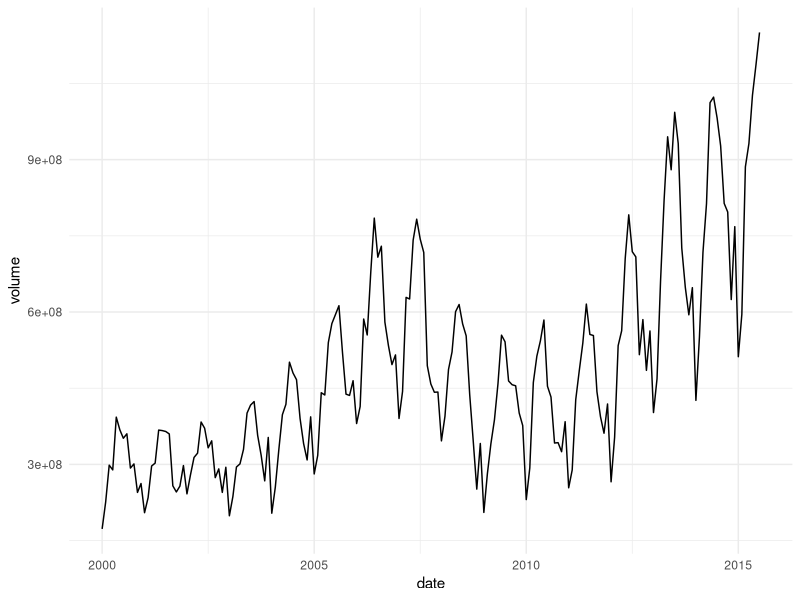
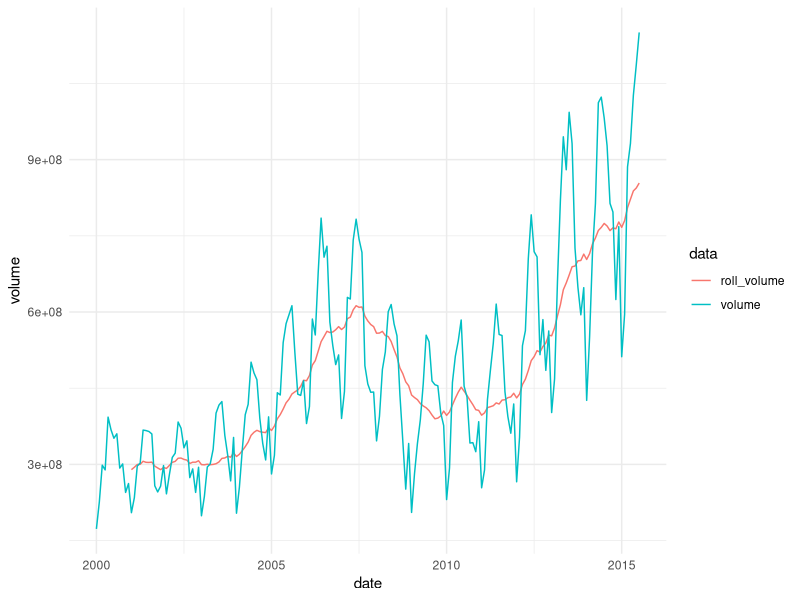
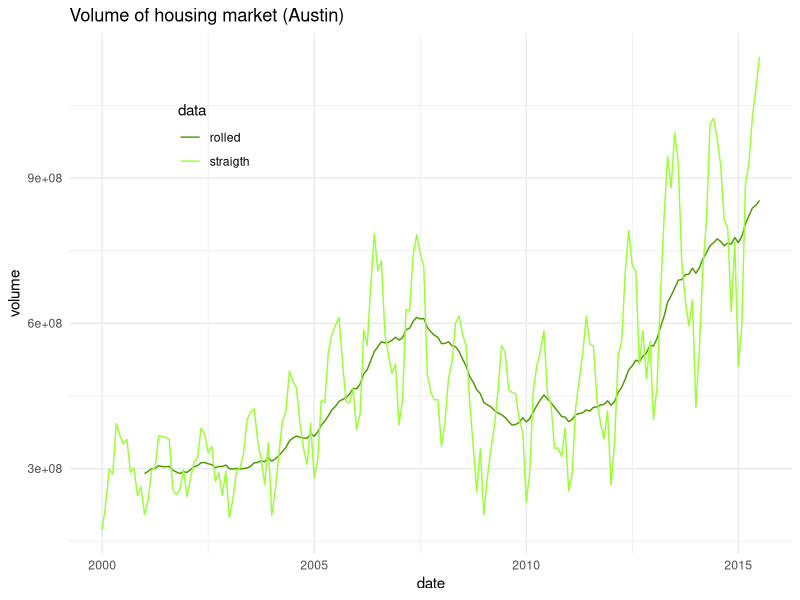
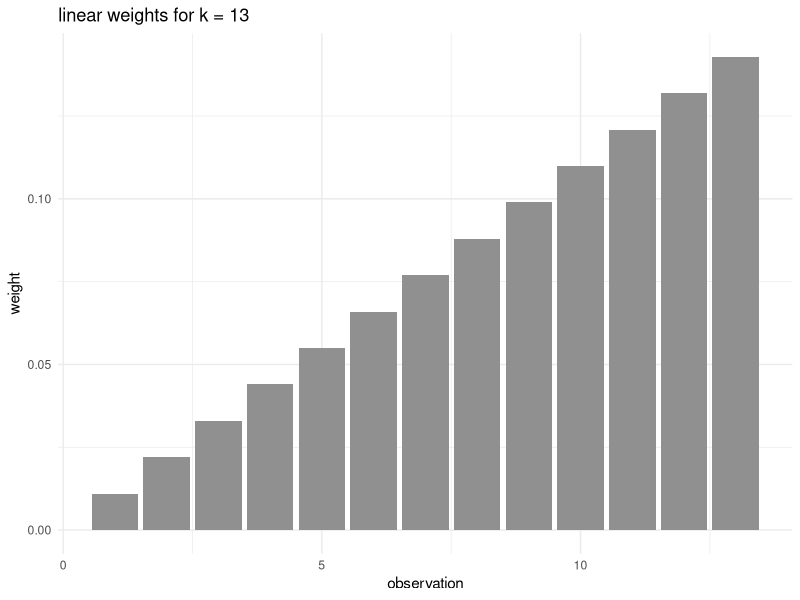
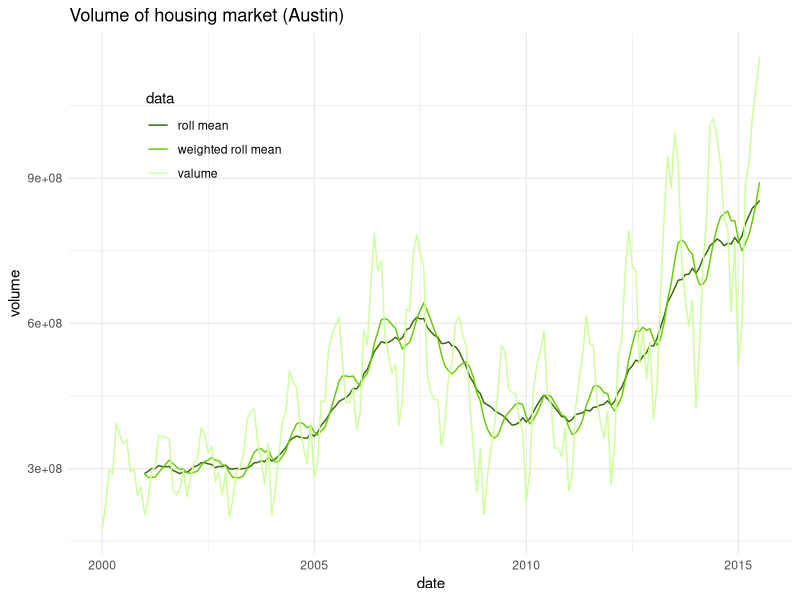

These figures' R source, in order:
## ---- chunk 1
knitr::opts_chunk$set(echo = TRUE, message = FALSE, warning = FALSE)
## ---- chunk 2
library(ggplot2)
library(dplyr)
library(tidyr)
library(zoo)
library(data.table)
## ---- chunk 3
txhousing
## ---- chunk 4
volume_Austin <- txhousing %>%
  filter(city == "Austin") %>%
  select(date, volume)
## ---- chunk 5
ggplot(volume_Austin, aes(date, volume)) +
  geom_line() +
  theme_minimal()
## ---- chunk 6
rollmean(volume_Austin$volume, k = 13, fill = NA, align = "center")
## ---- chunk 7
mean(volume_Austin$volume[1:13])
rollmean(volume_Austin$volume, k = 13, fill = NA, align = "center")[7]
## ---- chunk 8
rollmean(volume_Austin$volume, k = 13, fill = NA, align = "right")
## ---- chunk 9
volume_Austin <- volume_Austin %>%
  mutate(roll_volume = rollmean(volume, k = 13, fill = NA, align = "right"))
## ---- chunk 10
volume_Austin %>%
  pivot_longer(-date, names_to = "data", values_to = "volume") %>%
  ggplot(aes(date, volume, color = data)) +
  geom_line() +
  theme_minimal()
## ---- chunk 11
txhousing %>%
  filter(city == "Austin") %>%
  select(date, volume) %>%
  mutate(roll_volume = rollmean(volume, k = 13, fill = NA, align = "right")) %>%
  pivot_longer(-date, names_to = "data", values_to = "volume") %>%
  ggplot(aes(date, volume, color = data)) +
  geom_line() +
  theme_minimal() +
  labs(title = "Volume of housing market (Austin)") +
  scale_color_manual(values = c("#4C9900", "#99FF33"), labels = c("rolled", "straigth")) +
  theme(legend.position = c(0.2, 0.8))
## ---- chunk 12
weights <- 1:13/sum(1:13)
## ---- chunk 13
ggplot(tibble(observation = 1:13, weight = weights), aes(observation, weight)) +
  geom_bar(stat = "identity", fill = "#909090") +
  theme_minimal() +
  labs(title = "linear weights for k = 13")
## ---- chunk 14
rollapply(volume_Austin$volume, \(x) sum(weights*x), width = 13, fill = NA, align = "right")
## ---- chunk 15
txhousing %>%
  filter(city == "Austin") %>%
  select(date, volume) %>%
  mutate(roll_volume = rollmean(volume, k = 13, fill = NA, align = "right"),
         roll_volume_weighted = rollapply(volume, \(x) sum(weights*x), width = 13, fill = NA, align = "right")) %>%
  pivot_longer(-date, names_to = "data", values_to = "volume") %>%
  ggplot(aes(date, volume, color = data)) +
  geom_line() +
  theme_minimal() +
  labs(title = "Volume of housing market (Austin)") +
  scale_color_manual(values = c("#336600", "#66CC00", "#CCFF99"), labels = c("roll mean", "weighted roll mean", "valume")) +
  theme(legend.position = c(0.2, 0.8))
## ---- chunk 16
txhousing_dt <- data.table(txhousing)

txhousing_austin <- txhousing_dt[city == "Austin"][ , `:=`(roll_volume = frollmean(volume, n = 13, align = "right"), roll_volume_weighted = frollapply(volume, n = 13, \(x) sum(weights*x), align = "right"))]
## ---- chunk 17
a <- rollmean(volume_Austin$volume, k = 13, fill = NA, align = "right")
b <- txhousing_austin[, roll_volume]
c <- rollapply(volume_Austin$volume, \(x) sum(weights*x), width = 13, fill = NA, align = "right")
d <- txhousing_austin[, roll_volume_weighted]
identical(a, b)
identical(c, d)
## ---- chunk 18
sessionInfo()
